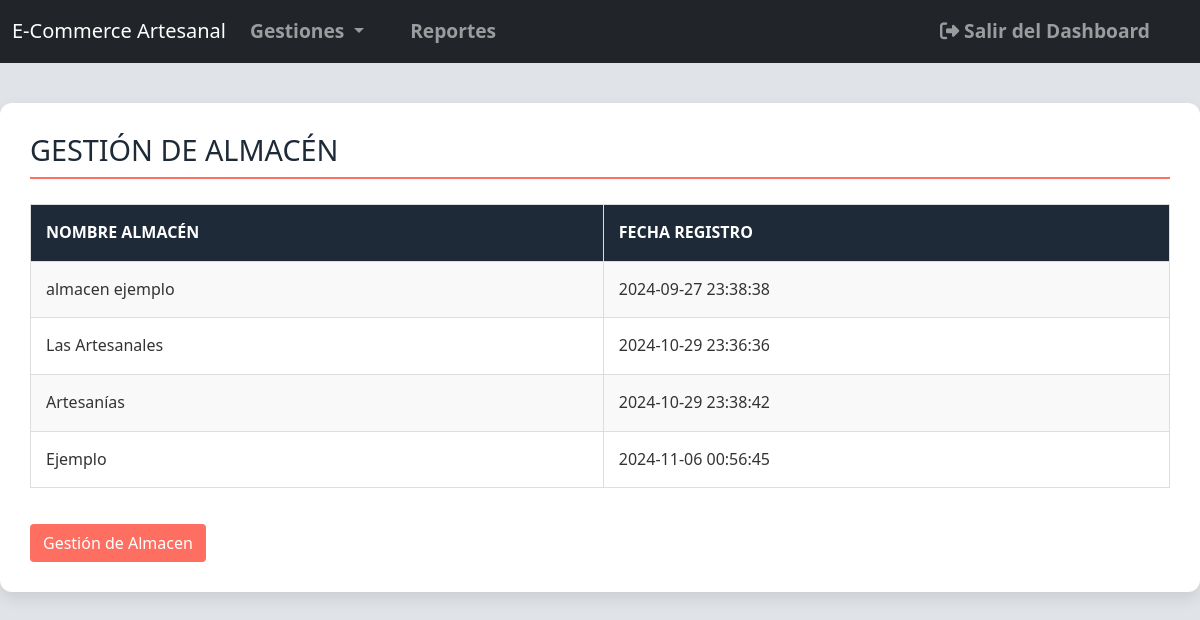
Screenshot of /Dashboard/Dashboard_administrador.php?seccion=almacen with the database file from the repository.
### tables this page shows
CREATE TABLE `almacen` (
  `id_almacen` int(11) NOT NULL,
  `nombre` varchar(50) NOT NULL,
  `fecha_registro` datetime NOT NULL
);

### Dashboard/Funciones_db/functions_administrador.php (the view, shortened to what this page needs)
<?php
$servername = "localhost";
$username = "root";
$password = "";
$database = "bdproduc_artesanales";
$conn = new mysqli($servername, $username, $password, $database);
function mostrarAlmacen() {
    global $conn;
    $sql = "SELECT * FROM ALMACEN";
    $result = $conn->query($sql);
    if ($result->num_rows > 0) {
        echo "<h2>Gestión de Almacén</h2>";
        echo "<table>
                <tr>
                    <th>Nombre Almacén</th>
                    <th>Fecha registro</th>
                </tr>";
        while($row = $result->fetch_assoc()) {
            echo "<tr>
                    <td>".$row["nombre"]."</td>
                    <td>".$row["fecha_registro"]."</td>
                  </tr>";
        }
        echo "</table>";
    } else {
        echo "<p>No hay almacenes registrados.</p>";
    }
}
?>

### Dashboard/css/styles.css (style rules this page uses)
* { margin: 0; padding: 0; box-sizing: border-box; }
body { font-family: 'Segoe UI', Tahoma, Geneva, Verdana, sans-serif; background-color: #e0e4e8; color: #333; line-height: 1.6; margin: 0; padding: 0; }
h2 { color: #1e2a38; font-size: 1.8em; margin-bottom: 25px; border-bottom: 2px solid #ff6f61; padding-bottom: 10px; text-transform: uppercase; }
table { width: 100%; border-collapse: collapse; margin-bottom: 20px; }
table, th, td { border: 1px solid #ddd; }
th, td { padding: 15px; text-align: left; font-size: 1em; }
th { background-color: #1e2a38; color: white; text-transform: uppercase; }
tr:nth-child(even) { background-color: #f9f9f9; }
main, table, form { animation: fadeIn 0.5s ease; }

### rows the page displays
almacen: nombre "almacen ejemplo", fecha_registro "2024-09-27 23:38:38"
almacen: nombre "Las Artesanales", fecha_registro "2024-10-29 23:36:36"
almacen: nombre "Artesanías", fecha_registro "2024-10-29 23:38:42"
almacen: nombre "Ejemplo", fecha_registro "2024-11-06 00:56:45"
